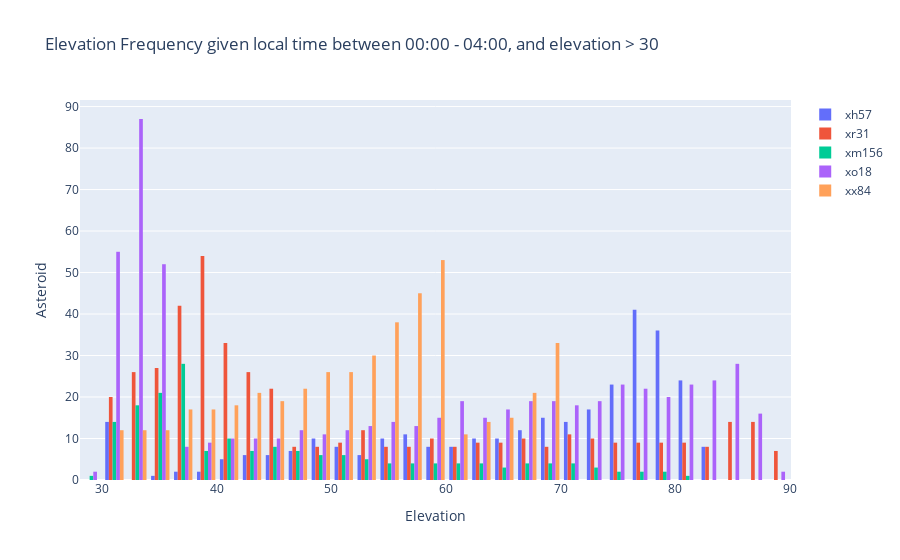

The code cell stored with this chart in its notebook:
### Code cell
listOfData = ['xh57', 'xr31', 'xm156', 'xo18', 'xx84']
times = [[]]
for j in range(len(listOfData)):
    elevT = 0
    apMagT = 0
    times.append([])

    numFits = 0
    df = pd.read_csv(f'{listOfData[j]}_merged.csv')

    for i in range(len(df)-1):
        #11hours + UTC time = local time, i.e. 00:00 -> 03:00 local time, sliding springs australia
        if ((int(df.iloc[i].time.replace(":", "")) >= 1300) and (int(df.iloc[i].time.replace(":", "")) <= 1700)) and df.iloc[i].elev > 30 and df.iloc[i].observatory == 'ssf':
            times[j].append(df.iloc[i].elev)
        elif ((int(df.iloc[i].time.replace(":", "")) >= 1000) and (int(df.iloc[i].time.replace(":", "")) <= 1400)) and df.iloc[i].elev > 30 and df.iloc[i].observatory == 'hf':
            times[j].append(df.iloc[i].elev)

fig6 = go.Figure()
# Use x instead of y argument for horizontal plot
for i in range(len(times)-1):
    fig6.add_trace(go.Histogram(x=times[i], name = listOfData[i], xbins=dict(start=min(times[i]), size=2, end=max(times[i]))))

fig6.update_layout(
    title=dict(
        text="Elevation Frequency given local time between 00:00 - 04:00, and elevation > 30"
    ),
    xaxis=dict(
        title=dict(
            text="Elevation"
        )
    ),
    yaxis=dict(
        title=dict(
            text="Asteroid"
        )
    ))
fig6.show()

### Figure 1 — Plotly figure (JSON) as saved in the notebook; plotly's stock layout.template omitted (floating-point values rounded to 4 significant figures; data arrays with more than 128 entries replaced by an {"elided": "..."} marker saying what was removed)
{"data": [{"name": "xh57", "x": {"elided": "314 float values"}, "xbins": {"end": 83.15, "size": 2, "start": 30.09}, "type": "histogram"}, {"name": "xr31", "x": {"elided": "457 float values"}, "xbins": {"end": 89.46, "size": 2, "start": 30.18}, "type": "histogram"}, {"name": "xm156", "x": {"elided": "183 float values"}, "xbins": {"end": 80.94, "size": 2, "start": 30.03}, "type": "histogram"}, {"name": "xo18", "x": {"elided": "617 float values"}, "xbins": {"end": 88.37, "size": 2, "start": 30.0}, "type": "histogram"}, {"name": "xx84", "x": {"elided": "462 float values"}, "xbins": {"end": 69.2, "size": 2, "start": 30.29}, "type": "histogram"}], "layout": {"title": {"text": "Elevation Frequency given local time between 00:00 - 04:00, and elevation > 30"}, "xaxis": {"title": {"text": "Elevation"}}, "yaxis": {"title": {"text": "Asteroid"}}}}
